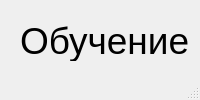
<?xml version="1.0" encoding="UTF-8"?>
<ui version="4.0">
 <class>MainWindow</class>
 <widget class="QMainWindow" name="MainWindow">
  <property name="windowTitle">
   <string>MainWindow</string>
  </property>
  <widget class="QWidget" name="centralwidget">
   <widget class="QLabel" name="Obuchenie">
    <property name="geometry">
     <rect>
      <x>20</x>
      <y>20</y>
      <width>1081</width>
      <height>41</height>
     </rect>
    </property>
    <property name="font">
     <font>
      <pointsize>28</pointsize>
     </font>
    </property>
    <property name="text">
     <string>Обучение симетричным алгоритмам шифрования DES и AES</string>
    </property>
   </widget>
   <widget class="QWidget" name="verticalLayoutWidget_2">
    <property name="geometry">
     <rect>
      <x>10</x>
      <y>80</y>
      <width>281</width>
      <height>519</height>
     </rect>
    </property>
    <layout class="QVBoxLayout" name="verticalLayout_2">
     <item>
      <widget class="QLabel" name="Aes_label">
       <property name="font">
        <font>
         <pointsize>36</pointsize>
        </font>
       </property>
       <property name="text">
        <string>AES</string>
       </property>
      </widget>
     </item>
     <item>
      <widget class="QPushButton" name="Aes_teory">
       <property name="font">
        <font>
         <pointsize>24</pointsize>
        </font>
       </property>
       <property name="text">
        <string>Теория</string>
       </property>
      </widget>
     </item>
     <item>
      <widget class="QPushButton" name="Aes_teory_2">
       <property name="font">
        <font>
         <pointsize>24</pointsize>
        </font>
       </property>
       <property name="text">
        <string>Тест</string>
       </property>
      </widget>
     </item>
     <item>
      <widget class="QPushButton" name="Aes_zadani">
       <property name="font">
        <font>
         <pointsize>24</pointsize>
        </font>
       </property>
       <property name="text">
        <string>Задания</string>
       </property>
      </widget>
     </item>
     <item>
      <widget class="QLabel" name="Des_label">
       <property name="font">
        <font>
         <pointsize>36</pointsize>
        </font>
       </property>
       <property name="text">
        <string>DES</string>
       </property>
      </widget>
     </item>
     <item>
      <widget class="QPushButton" name="des_teory">
       <property name="font">
        <font>
         <pointsize>24</pointsize>
        </font>
       </property>
       <property name="text">
        <string>Теория</string>
       </property>
      </widget>
     </item>
     <item>
      <widget class="QPushButton" name="des_test">
       <property name="font">
        <font>
         <pointsize>24</pointsize>
        </font>
       </property>
       <property name="text">
        <string>Тест</string>
       </property>
      </widget>
     </item>
     <item>
      <widget class="QPushButton" name="des_zadanie">
       <property name="font">
        <font>
         <pointsize>24</pointsize>
        </font>
       </property>
       <property name="text">
        <string>Задания</string>
       </property>
      </widget>
     </item>
    </layout>
   </widget>
   <widget class="QWidget" name="verticalLayoutWidget">
    <property name="geometry">
     <rect>
      <x>300</x>
      <y>80</y>
      <width>571</width>
      <height>791</height>
     </rect>
    </property>
    <layout class="QVBoxLayout" name="verticalLayout">
     <item>
      <widget class="QLabel" name="qest1">
       <property name="font">
        <font>
         <pointsize>22</pointsize>
        </font>
       </property>
       <property name="text">
        <string>1.	DES – это</string>
       </property>
      </widget>
     </item>
     <item>
      <widget class="QRadioButton" name="q1a1">
       <property name="font">
        <font>
         <pointsize>18</pointsize>
        </font>
       </property>
       <property name="text">
        <string>rb1</string>
       </property>
      </widget>
     </item>
     <item>
      <widget class="QRadioButton" name="q1a2">
       <property name="font">
        <font>
         <pointsize>18</pointsize>
        </font>
       </property>
       <property name="text">
        <string>RadioButton</string>
       </property>
      </widget>
     </item>
     <item>
      <widget class="QRadioButton" name="q1a3">
       <property name="font">
        <font>
         <pointsize>18</pointsize>
        </font>
       </property>
       <property name="text">
        <string>RadioButton</string>
       </property>
      </widget>
     </item>
     <item>
      <widget class="QLabel" name="qest2">
       <property name="font">
        <font>
         <pointsize>22</pointsize>
        </font>
       </property>
       <property name="text">
        <string>Вопрос 2</string>
       </property>
      </widget>
     </item>
     <item>
      <widget class="QRadioButton" name="q2a1">
       <property name="font">
        <font>
         <pointsize>18</pointsize>
        </font>
       </property>
       <property name="text">
        <string>RadioButton</string>
       </property>
      </widget>
     </item>
     <item>
      <widget class="QRadioButton" name="q2a2">
       <property name="font">
        <font>
         <pointsize>18</pointsize>
        </font>
       </property>
       <property name="text">
        <string>RadioButton</string>
       </property>
      </widget>
     </item>
     <item>
      <widget class="QRadioButton" name="q2a3">
       <property name="font">
        <font>
         <pointsize>18</pointsize>
        </font>
       </property>
       <property name="text">
        <string>RadioButton</string>
       </property>
      </widget>
     </item>
     <item>
      <widget class="QLabel" name="qest3">
       <property name="font">
        <font>
         <pointsize>22</pointsize>
        </font>
       </property>
       <property name="text">
        <string>Вопрос 3</string>
       </property>
      </widget>
     </item>
     <item>
      <widget class="QRadioButton" name="q3a1">
       <property name="font">
        <font>
         <pointsize>18</pointsize>
        </font>
       </property>
       <property name="text">
        <string>RadioButton</string>
       </property>
      </widget>
     </item>
     <item>
      <widget class="QRadioButton" name="q3a2">
       <property name="font">
        <font>
         <pointsize>18</pointsize>
        </font>
       </property>
       <property name="text">
        <string>RadioButton</string>
       </property>
      </widget>
     </item>
     <item>
      <widget class="QRadioButton" name="q3a3">
       <property name="font">
        <font>
         <pointsize>18</pointsize>
        </font>
       </property>
       <property name="text">
        <string>RadioButton</string>
       </property>
      </widget>
     </item>
     <item>
      <widget class="QLabel" name="label_4">
       <property name="font">
        <font>
         <pointsize>22</pointsize>
        </font>
       </property>
       <property name="text">
        <string>вопрос 4</string>
       </property>
      </widget>
     </item>
     <item>
      <widget class="QRadioButton" name="q4a1">
       <property name="font">
        <font>
         <pointsize>18</pointsize>
        </font>
       </property>
       <property name="text">
        <string>RadioButton</string>
       </property>
      </widget>
     </item>
     <item>
      <widget class="QRadioButton" name="q4a2">
       <property name="font">
        <font>
         <pointsize>18</pointsize>
        </font>
       </property>
       <property name="text">
        <string>RadioButton</string>
       </property>
      </widget>
     </item>
     <item>
      <widget class="QRadioButton" name="q4a3">
       <property name="font">
        <font>
         <pointsize>18</pointsize>
        </font>
       </property>
       <property name="text">
        <string>RadioButton</string>
       </property>
      </widget>
     </item>
    </layout>
   </widget>
   <widget class="QWidget" name="verticalLayoutWidget_3">
    <property name="geometry">
     <rect>
      <x>870</x>
      <y>80</y>
      <width>401</width>
      <height>791</height>
     </rect>
    </property>
    <layout class="QVBoxLayout" name="verticalLayout_3">
     <item>
      <widget class="QLabel" name="qest5">
       <property name="font">
        <font>
         <pointsize>22</pointsize>
        </font>
       </property>
       <property name="text">
        <string>вопрос 5</string>
       </property>
      </widget>
     </item>
     <item>
      <widget class="QRadioButton" name="q5a1">
       <property name="font">
        <font>
         <pointsize>18</pointsize>
        </font>
       </property>
       <property name="text">
        <string>RadioButton</string>
       </property>
      </widget>
     </item>
     <item>
      <widget class="QRadioButton" name="q5a2">
       <property name="font">
        <font>
         <pointsize>18</pointsize>
        </font>
       </property>
       <property name="text">
        <string>q5</string>
       </property>
      </widget>
     </item>
     <item>
      <widget class="QRadioButton" name="q5a3">
       <property name="font">
        <font>
         <pointsize>18</pointsize>
        </font>
       </property>
       <property name="text">
        <string>RadioButton</string>
       </property>
      </widget>
     </item>
     <item>
      <widget class="QLabel" name="qest6">
       <property name="font">
        <font>
         <pointsize>22</pointsize>
        </font>
       </property>
       <property name="text">
        <string>Вопрос 6</string>
       </property>
      </widget>
     </item>
     <item>
      <widget class="QRadioButton" name="q6a1">
       <property name="font">
        <font>
         <pointsize>18</pointsize>
        </font>
       </property>
       <property name="text">
        <string>RadioButton</string>
       </property>
      </widget>
     </item>
     <item>
      <widget class="QRadioButton" name="q6a2">
       <property name="font">
        <font>
         <pointsize>18</pointsize>
        </font>
       </property>
       <property name="text">
        <string>RadioButton</string>
       </property>
      </widget>
     </item>
     <item>
      <widget class="QRadioButton" name="q6a3">
       <property name="font">
        <font>
         <pointsize>18</pointsize>
        </font>
       </property>
       <property name="text">
        <string>RadioButton</string>
       </property>
      </widget>
     </item>
     <item>
      <widget class="QLabel" name="qest7">
       <property name="font">
        <font>
         <pointsize>22</pointsize>
        </font>
       </property>
       <property name="text">
        <string>Вопрос 7</string>
       </property>
      </widget>
     </item>
     <item>
      <widget class="QRadioButton" name="q7a1">
       <property name="font">
        <font>
         <pointsize>18</pointsize>
        </font>
       </property>
       <property name="text">
        <string>RadioButton</string>
       </property>
      </widget>
     </item>
     <item>
      <widget class="QRadioButton" name="q7a2">
       <property name="font">
        <font>
         <pointsize>18</pointsize>
        </font>
       </property>
       <property name="text">
        <string>RadioButton</string>
       </property>
      </widget>
     </item>
     <item>
      <widget class="QRadioButton" name="radioButton_12">
       <property name="font">
        <font>
         <pointsize>18</pointsize>
        </font>
       </property>
       <property name="text">
        <string>RadioButton</string>
       </property>
      </widget>
     </item>
    </layout>
   </widget>
   <widget class="QPlainTextEdit" name="main_text">
    <property name="geometry">
     <rect>
      <x>300</x>
      <y>80</y>
      <width>971</width>
      <height>791</height>
     </rect>
    </property>
   </widget>
  </widget>
  <widget class="QMenuBar" name="menubar">
   <property name="geometry">
    <rect>
     <x>0</x>
     <y>0</y>
     <width>1280</width>
     <height>21</height>
    </rect>
   </property>
  </widget>
  <widget class="QStatusBar" name="statusbar"/>
 </widget>
 <resources/>
 <connections/>
</ui>
